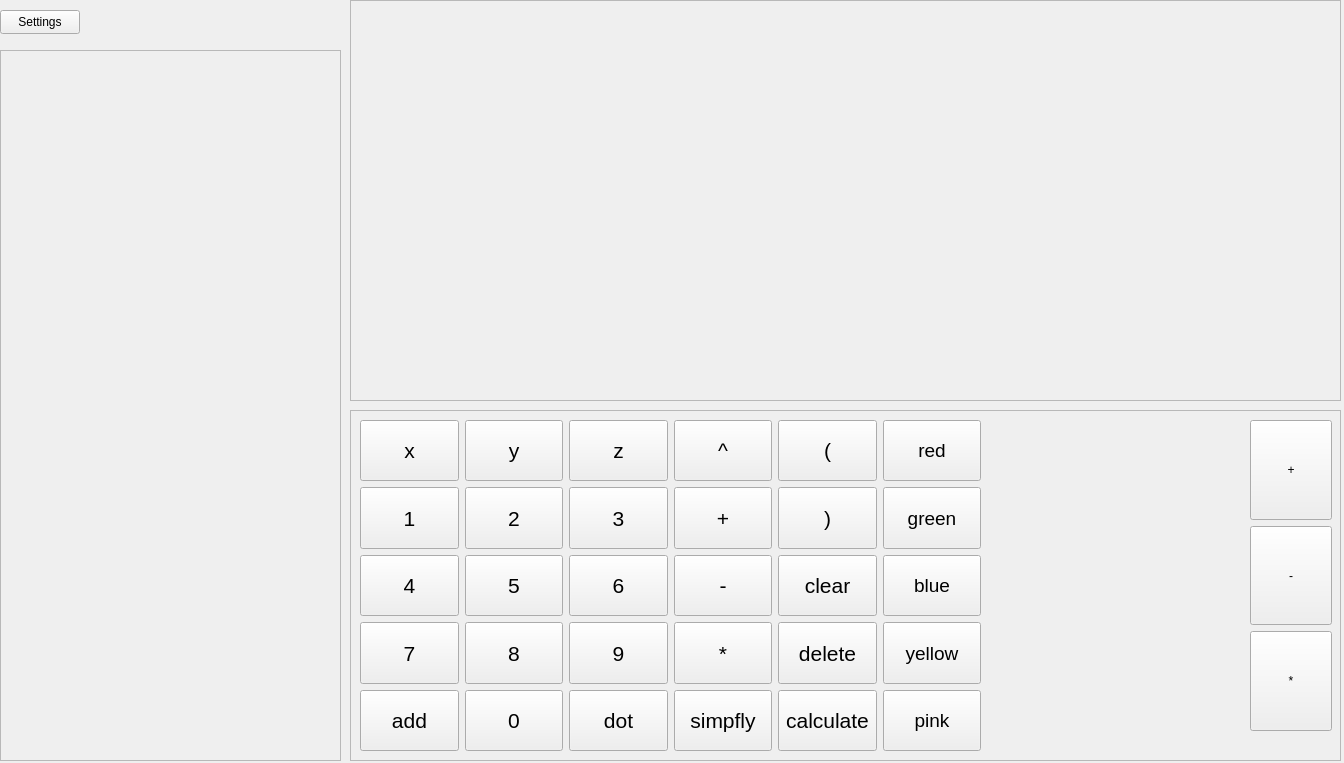
<?xml version="1.0" encoding="UTF-8"?>
<ui version="4.0">
 <class>CalculatorWidget</class>
 <widget class="QWidget" name="CalculatorWidget">
  <property name="geometry">
   <rect>
    <x>0</x>
    <y>0</y>
    <width>1344</width>
    <height>763</height>
   </rect>
  </property>
  <widget class="QWidget" name="centralwidget" native="true">
   <property name="geometry">
    <rect>
     <x>0</x>
     <y>0</y>
     <width>1341</width>
     <height>761</height>
    </rect>
   </property>
   <widget class="QScrollArea" name="scrollArea">
    <property name="geometry">
     <rect>
      <x>350</x>
      <y>0</y>
      <width>991</width>
      <height>401</height>
     </rect>
    </property>
    <property name="styleSheet">
     <string notr="true"/>
    </property>
    <property name="widgetResizable">
     <bool>true</bool>
    </property>
    <widget class="QWidget" name="scrollAreaWidgetContents">
     <property name="geometry">
      <rect>
       <x>0</x>
       <y>0</y>
       <width>989</width>
       <height>399</height>
      </rect>
     </property>
     <widget class="ContainerPolynom" name="widget" native="true">
      <property name="geometry">
       <rect>
        <x>10</x>
        <y>10</y>
        <width>971</width>
        <height>381</height>
       </rect>
      </property>
      <property name="styleSheet">
       <string notr="true"/>
      </property>
     </widget>
    </widget>
   </widget>
   <widget class="QScrollArea" name="scrollArea_2">
    <property name="geometry">
     <rect>
      <x>0</x>
      <y>50</y>
      <width>341</width>
      <height>711</height>
     </rect>
    </property>
    <property name="widgetResizable">
     <bool>true</bool>
    </property>
    <widget class="QWidget" name="scrollAreaWidgetContents_2">
     <property name="geometry">
      <rect>
       <x>0</x>
       <y>0</y>
       <width>339</width>
       <height>709</height>
      </rect>
     </property>
     <widget class="listPolynom" name="widgetList" native="true">
      <property name="geometry">
       <rect>
        <x>10</x>
        <y>10</y>
        <width>321</width>
        <height>741</height>
       </rect>
      </property>
     </widget>
    </widget>
   </widget>
   <widget class="QFrame" name="frame">
    <property name="geometry">
     <rect>
      <x>350</x>
      <y>410</y>
      <width>991</width>
      <height>351</height>
     </rect>
    </property>
    <property name="frameShape">
     <enum>QFrame::Shape::StyledPanel</enum>
    </property>
    <property name="frameShadow">
     <enum>QFrame::Shadow::Raised</enum>
    </property>
    <widget class="QWidget" name="gridLayoutWidget">
     <property name="geometry">
      <rect>
       <x>10</x>
       <y>10</y>
       <width>621</width>
       <height>331</height>
      </rect>
     </property>
     <layout class="QGridLayout" name="calculator">
      <item row="5" column="0">
       <widget class="QPushButton" name="pushButton">
        <property name="sizePolicy">
         <sizepolicy hsizetype="Expanding" vsizetype="Expanding">
          <horstretch>0</horstretch>
          <verstretch>0</verstretch>
         </sizepolicy>
        </property>
        <property name="font">
         <font>
          <pointsize>16</pointsize>
         </font>
        </property>
        <property name="text">
         <string>add</string>
        </property>
       </widget>
      </item>
      <item row="0" column="2">
       <widget class="QPushButton" name="pushButton_z">
        <property name="sizePolicy">
         <sizepolicy hsizetype="Expanding" vsizetype="Expanding">
          <horstretch>0</horstretch>
          <verstretch>0</verstretch>
         </sizepolicy>
        </property>
        <property name="font">
         <font>
          <pointsize>16</pointsize>
         </font>
        </property>
        <property name="text">
         <string>z</string>
        </property>
       </widget>
      </item>
      <item row="5" column="2">
       <widget class="QPushButton" name="pushButton_dot">
        <property name="sizePolicy">
         <sizepolicy hsizetype="Expanding" vsizetype="Expanding">
          <horstretch>0</horstretch>
          <verstretch>0</verstretch>
         </sizepolicy>
        </property>
        <property name="font">
         <font>
          <pointsize>16</pointsize>
         </font>
        </property>
        <property name="text">
         <string>dot</string>
        </property>
       </widget>
      </item>
      <item row="3" column="5">
       <widget class="QPushButton" name="pushButton_delete">
        <property name="sizePolicy">
         <sizepolicy hsizetype="Expanding" vsizetype="Expanding">
          <horstretch>0</horstretch>
          <verstretch>0</verstretch>
         </sizepolicy>
        </property>
        <property name="font">
         <font>
          <pointsize>16</pointsize>
         </font>
        </property>
        <property name="text">
         <string>delete</string>
        </property>
       </widget>
      </item>
      <item row="2" column="1">
       <widget class="QPushButton" name="pushButton_5">
        <property name="sizePolicy">
         <sizepolicy hsizetype="Expanding" vsizetype="Expanding">
          <horstretch>0</horstretch>
          <verstretch>0</verstretch>
         </sizepolicy>
        </property>
        <property name="font">
         <font>
          <pointsize>16</pointsize>
         </font>
        </property>
        <property name="text">
         <string>5</string>
        </property>
       </widget>
      </item>
      <item row="1" column="3">
       <widget class="QPushButton" name="pushButton_plus">
        <property name="sizePolicy">
         <sizepolicy hsizetype="Expanding" vsizetype="Expanding">
          <horstretch>0</horstretch>
          <verstretch>0</verstretch>
         </sizepolicy>
        </property>
        <property name="font">
         <font>
          <pointsize>16</pointsize>
         </font>
        </property>
        <property name="text">
         <string>+</string>
        </property>
       </widget>
      </item>
      <item row="3" column="0">
       <widget class="QPushButton" name="pushButton_7">
        <property name="sizePolicy">
         <sizepolicy hsizetype="Expanding" vsizetype="Expanding">
          <horstretch>0</horstretch>
          <verstretch>0</verstretch>
         </sizepolicy>
        </property>
        <property name="font">
         <font>
          <pointsize>16</pointsize>
         </font>
        </property>
        <property name="text">
         <string>7</string>
        </property>
       </widget>
      </item>
      <item row="2" column="2">
       <widget class="QPushButton" name="pushButton_6">
        <property name="sizePolicy">
         <sizepolicy hsizetype="Expanding" vsizetype="Expanding">
          <horstretch>0</horstretch>
          <verstretch>0</verstretch>
         </sizepolicy>
        </property>
        <property name="font">
         <font>
          <pointsize>16</pointsize>
         </font>
        </property>
        <property name="text">
         <string>6</string>
        </property>
       </widget>
      </item>
      <item row="0" column="5">
       <widget class="QPushButton" name="pushButton_left_bracket">
        <property name="sizePolicy">
         <sizepolicy hsizetype="Expanding" vsizetype="Expanding">
          <horstretch>0</horstretch>
          <verstretch>0</verstretch>
         </sizepolicy>
        </property>
        <property name="font">
         <font>
          <pointsize>16</pointsize>
         </font>
        </property>
        <property name="text">
         <string>(</string>
        </property>
       </widget>
      </item>
      <item row="2" column="3">
       <widget class="QPushButton" name="pushButton_minus">
        <property name="sizePolicy">
         <sizepolicy hsizetype="Expanding" vsizetype="Expanding">
          <horstretch>0</horstretch>
          <verstretch>0</verstretch>
         </sizepolicy>
        </property>
        <property name="font">
         <font>
          <pointsize>16</pointsize>
         </font>
        </property>
        <property name="text">
         <string>-</string>
        </property>
       </widget>
      </item>
      <item row="2" column="0">
       <widget class="QPushButton" name="pushButton_4">
        <property name="sizePolicy">
         <sizepolicy hsizetype="Expanding" vsizetype="Expanding">
          <horstretch>0</horstretch>
          <verstretch>0</verstretch>
         </sizepolicy>
        </property>
        <property name="font">
         <font>
          <pointsize>16</pointsize>
         </font>
        </property>
        <property name="text">
         <string>4</string>
        </property>
       </widget>
      </item>
      <item row="1" column="2">
       <widget class="QPushButton" name="pushButton_3">
        <property name="sizePolicy">
         <sizepolicy hsizetype="Expanding" vsizetype="Expanding">
          <horstretch>0</horstretch>
          <verstretch>0</verstretch>
         </sizepolicy>
        </property>
        <property name="font">
         <font>
          <pointsize>16</pointsize>
         </font>
        </property>
        <property name="text">
         <string>3</string>
        </property>
       </widget>
      </item>
      <item row="0" column="0">
       <widget class="QPushButton" name="pushButton_x">
        <property name="sizePolicy">
         <sizepolicy hsizetype="Expanding" vsizetype="Expanding">
          <horstretch>0</horstretch>
          <verstretch>0</verstretch>
         </sizepolicy>
        </property>
        <property name="font">
         <font>
          <pointsize>16</pointsize>
         </font>
        </property>
        <property name="text">
         <string>x</string>
        </property>
       </widget>
      </item>
      <item row="2" column="5">
       <widget class="QPushButton" name="pushButton_clear">
        <property name="sizePolicy">
         <sizepolicy hsizetype="Expanding" vsizetype="Expanding">
          <horstretch>0</horstretch>
          <verstretch>0</verstretch>
         </sizepolicy>
        </property>
        <property name="font">
         <font>
          <pointsize>16</pointsize>
         </font>
        </property>
        <property name="text">
         <string>clear</string>
        </property>
       </widget>
      </item>
      <item row="1" column="5">
       <widget class="QPushButton" name="pushButton_right_bracket">
        <property name="sizePolicy">
         <sizepolicy hsizetype="Expanding" vsizetype="Expanding">
          <horstretch>0</horstretch>
          <verstretch>0</verstretch>
         </sizepolicy>
        </property>
        <property name="font">
         <font>
          <pointsize>16</pointsize>
         </font>
        </property>
        <property name="text">
         <string>)</string>
        </property>
       </widget>
      </item>
      <item row="1" column="0">
       <widget class="QPushButton" name="pushButton_1">
        <property name="sizePolicy">
         <sizepolicy hsizetype="Expanding" vsizetype="Expanding">
          <horstretch>0</horstretch>
          <verstretch>0</verstretch>
         </sizepolicy>
        </property>
        <property name="minimumSize">
         <size>
          <width>20</width>
          <height>20</height>
         </size>
        </property>
        <property name="maximumSize">
         <size>
          <width>10000</width>
          <height>10000</height>
         </size>
        </property>
        <property name="font">
         <font>
          <pointsize>16</pointsize>
         </font>
        </property>
        <property name="text">
         <string>1</string>
        </property>
       </widget>
      </item>
      <item row="0" column="3">
       <widget class="QPushButton" name="pushButton_up">
        <property name="sizePolicy">
         <sizepolicy hsizetype="Expanding" vsizetype="Expanding">
          <horstretch>0</horstretch>
          <verstretch>0</verstretch>
         </sizepolicy>
        </property>
        <property name="font">
         <font>
          <pointsize>16</pointsize>
         </font>
        </property>
        <property name="text">
         <string>^</string>
        </property>
       </widget>
      </item>
      <item row="5" column="3">
       <widget class="QPushButton" name="pushButton_simpfly">
        <property name="sizePolicy">
         <sizepolicy hsizetype="Expanding" vsizetype="Expanding">
          <horstretch>0</horstretch>
          <verstretch>0</verstretch>
         </sizepolicy>
        </property>
        <property name="font">
         <font>
          <pointsize>16</pointsize>
         </font>
        </property>
        <property name="text">
         <string>simpfly</string>
        </property>
       </widget>
      </item>
      <item row="5" column="5">
       <widget class="QPushButton" name="pushButton_calculate">
        <property name="sizePolicy">
         <sizepolicy hsizetype="Expanding" vsizetype="Expanding">
          <horstretch>0</horstretch>
          <verstretch>0</verstretch>
         </sizepolicy>
        </property>
        <property name="font">
         <font>
          <pointsize>16</pointsize>
         </font>
        </property>
        <property name="text">
         <string>calculate</string>
        </property>
       </widget>
      </item>
      <item row="5" column="1">
       <widget class="QPushButton" name="pushButton_0">
        <property name="sizePolicy">
         <sizepolicy hsizetype="Expanding" vsizetype="Expanding">
          <horstretch>0</horstretch>
          <verstretch>0</verstretch>
         </sizepolicy>
        </property>
        <property name="font">
         <font>
          <pointsize>16</pointsize>
         </font>
        </property>
        <property name="text">
         <string>0</string>
        </property>
       </widget>
      </item>
      <item row="0" column="1">
       <widget class="QPushButton" name="pushButton_y">
        <property name="sizePolicy">
         <sizepolicy hsizetype="Expanding" vsizetype="Expanding">
          <horstretch>0</horstretch>
          <verstretch>0</verstretch>
         </sizepolicy>
        </property>
        <property name="font">
         <font>
          <pointsize>16</pointsize>
         </font>
        </property>
        <property name="text">
         <string>y</string>
        </property>
       </widget>
      </item>
      <item row="1" column="1">
       <widget class="QPushButton" name="pushButton_2">
        <property name="sizePolicy">
         <sizepolicy hsizetype="Expanding" vsizetype="Expanding">
          <horstretch>0</horstretch>
          <verstretch>0</verstretch>
         </sizepolicy>
        </property>
        <property name="font">
         <font>
          <pointsize>16</pointsize>
         </font>
        </property>
        <property name="text">
         <string>2</string>
        </property>
       </widget>
      </item>
      <item row="3" column="3">
       <widget class="QPushButton" name="pushButton_multiply">
        <property name="sizePolicy">
         <sizepolicy hsizetype="Expanding" vsizetype="Expanding">
          <horstretch>0</horstretch>
          <verstretch>0</verstretch>
         </sizepolicy>
        </property>
        <property name="font">
         <font>
          <pointsize>16</pointsize>
         </font>
        </property>
        <property name="text">
         <string>*</string>
        </property>
       </widget>
      </item>
      <item row="3" column="1">
       <widget class="QPushButton" name="pushButton_8">
        <property name="sizePolicy">
         <sizepolicy hsizetype="Expanding" vsizetype="Expanding">
          <horstretch>0</horstretch>
          <verstretch>0</verstretch>
         </sizepolicy>
        </property>
        <property name="font">
         <font>
          <pointsize>16</pointsize>
         </font>
        </property>
        <property name="text">
         <string>8</string>
        </property>
       </widget>
      </item>
      <item row="3" column="2">
       <widget class="QPushButton" name="pushButton_9">
        <property name="sizePolicy">
         <sizepolicy hsizetype="Expanding" vsizetype="Expanding">
          <horstretch>0</horstretch>
          <verstretch>0</verstretch>
         </sizepolicy>
        </property>
        <property name="font">
         <font>
          <pointsize>16</pointsize>
         </font>
        </property>
        <property name="text">
         <string>9</string>
        </property>
       </widget>
      </item>
      <item row="0" column="6">
       <widget class="QPushButton" name="pushButton_red">
        <property name="sizePolicy">
         <sizepolicy hsizetype="Expanding" vsizetype="Expanding">
          <horstretch>0</horstretch>
          <verstretch>0</verstretch>
         </sizepolicy>
        </property>
        <property name="font">
         <font>
          <pointsize>14</pointsize>
         </font>
        </property>
        <property name="text">
         <string>red</string>
        </property>
       </widget>
      </item>
      <item row="1" column="6">
       <widget class="QPushButton" name="pushButton_green">
        <property name="sizePolicy">
         <sizepolicy hsizetype="Expanding" vsizetype="Expanding">
          <horstretch>0</horstretch>
          <verstretch>0</verstretch>
         </sizepolicy>
        </property>
        <property name="font">
         <font>
          <pointsize>14</pointsize>
         </font>
        </property>
        <property name="text">
         <string>green</string>
        </property>
       </widget>
      </item>
      <item row="2" column="6">
       <widget class="QPushButton" name="pushButton_blue">
        <property name="sizePolicy">
         <sizepolicy hsizetype="Expanding" vsizetype="Expanding">
          <horstretch>0</horstretch>
          <verstretch>0</verstretch>
         </sizepolicy>
        </property>
        <property name="font">
         <font>
          <pointsize>14</pointsize>
         </font>
        </property>
        <property name="text">
         <string>blue</string>
        </property>
       </widget>
      </item>
      <item row="3" column="6">
       <widget class="QPushButton" name="pushButton_yellow">
        <property name="sizePolicy">
         <sizepolicy hsizetype="Expanding" vsizetype="Expanding">
          <horstretch>0</horstretch>
          <verstretch>0</verstretch>
         </sizepolicy>
        </property>
        <property name="font">
         <font>
          <pointsize>14</pointsize>
         </font>
        </property>
        <property name="text">
         <string>yellow</string>
        </property>
       </widget>
      </item>
      <item row="5" column="6">
       <widget class="QPushButton" name="pushButton_pink">
        <property name="sizePolicy">
         <sizepolicy hsizetype="Expanding" vsizetype="Expanding">
          <horstretch>0</horstretch>
          <verstretch>0</verstretch>
         </sizepolicy>
        </property>
        <property name="font">
         <font>
          <pointsize>14</pointsize>
         </font>
        </property>
        <property name="text">
         <string>pink</string>
        </property>
       </widget>
      </item>
     </layout>
    </widget>
    <widget class="QWidget" name="verticalLayoutWidget">
     <property name="geometry">
      <rect>
       <x>900</x>
       <y>10</y>
       <width>82</width>
       <height>311</height>
      </rect>
     </property>
     <layout class="QVBoxLayout" name="const_widgetPolynom">
      <item>
       <widget class="QPushButton" name="pushButton_widget_plus">
        <property name="sizePolicy">
         <sizepolicy hsizetype="Expanding" vsizetype="Expanding">
          <horstretch>0</horstretch>
          <verstretch>0</verstretch>
         </sizepolicy>
        </property>
        <property name="text">
         <string>+</string>
        </property>
       </widget>
      </item>
      <item>
       <widget class="QPushButton" name="pushButton_widget_minus">
        <property name="sizePolicy">
         <sizepolicy hsizetype="Expanding" vsizetype="Expanding">
          <horstretch>0</horstretch>
          <verstretch>0</verstretch>
         </sizepolicy>
        </property>
        <property name="text">
         <string>-</string>
        </property>
       </widget>
      </item>
      <item>
       <widget class="QPushButton" name="pushButton_widget_multiply">
        <property name="sizePolicy">
         <sizepolicy hsizetype="Expanding" vsizetype="Expanding">
          <horstretch>0</horstretch>
          <verstretch>0</verstretch>
         </sizepolicy>
        </property>
        <property name="text">
         <string>*</string>
        </property>
       </widget>
      </item>
     </layout>
    </widget>
   </widget>
   <widget class="QPushButton" name="pushButton_select">
    <property name="geometry">
     <rect>
      <x>0</x>
      <y>10</y>
      <width>80</width>
      <height>24</height>
     </rect>
    </property>
    <property name="text">
     <string>Settings</string>
    </property>
   </widget>
  </widget>
 </widget>
 <customwidgets>
  <customwidget>
   <class>ContainerPolynom</class>
   <extends>QWidget</extends>
   <header>containerpolynom.h</header>
   <container>1</container>
  </customwidget>
  <customwidget>
   <class>listPolynom</class>
   <extends>QWidget</extends>
   <header>listpolynom.h</header>
   <container>1</container>
  </customwidget>
 </customwidgets>
 <resources/>
 <connections/>
</ui>
